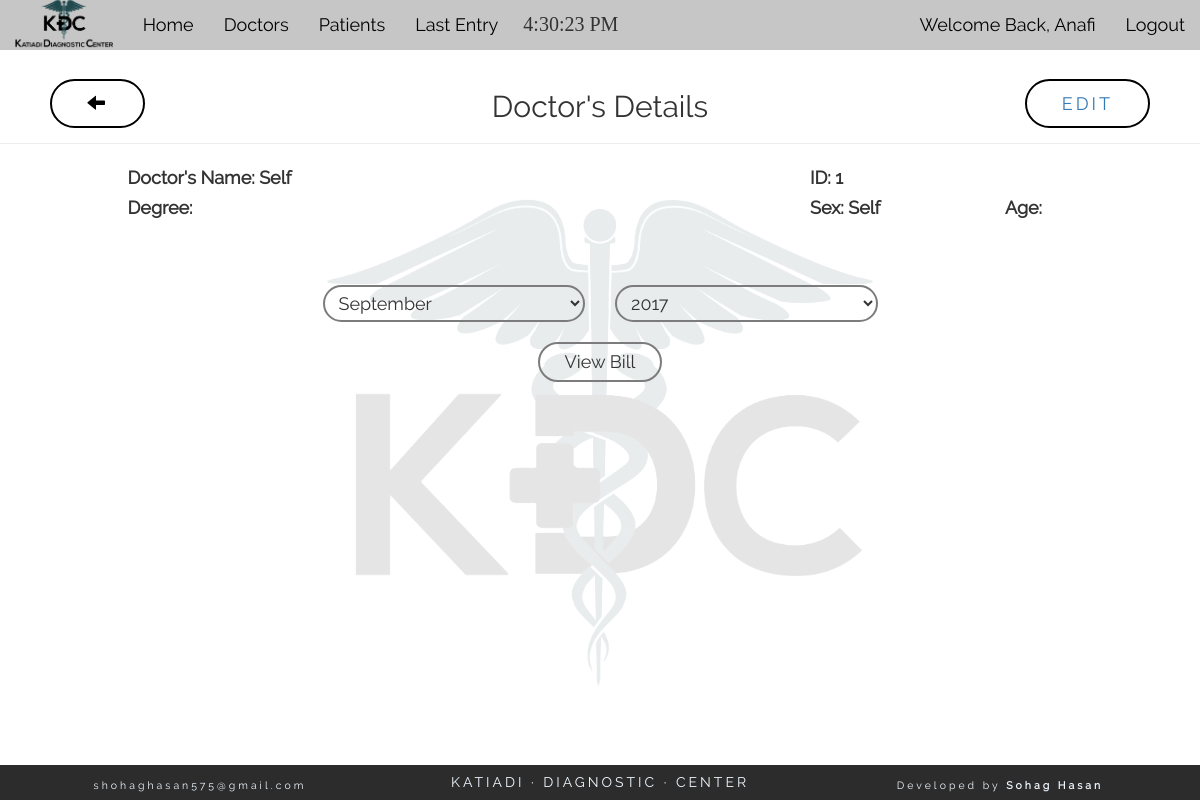
Before: /doc_details.php?d=1 (signed in) with the older database file.
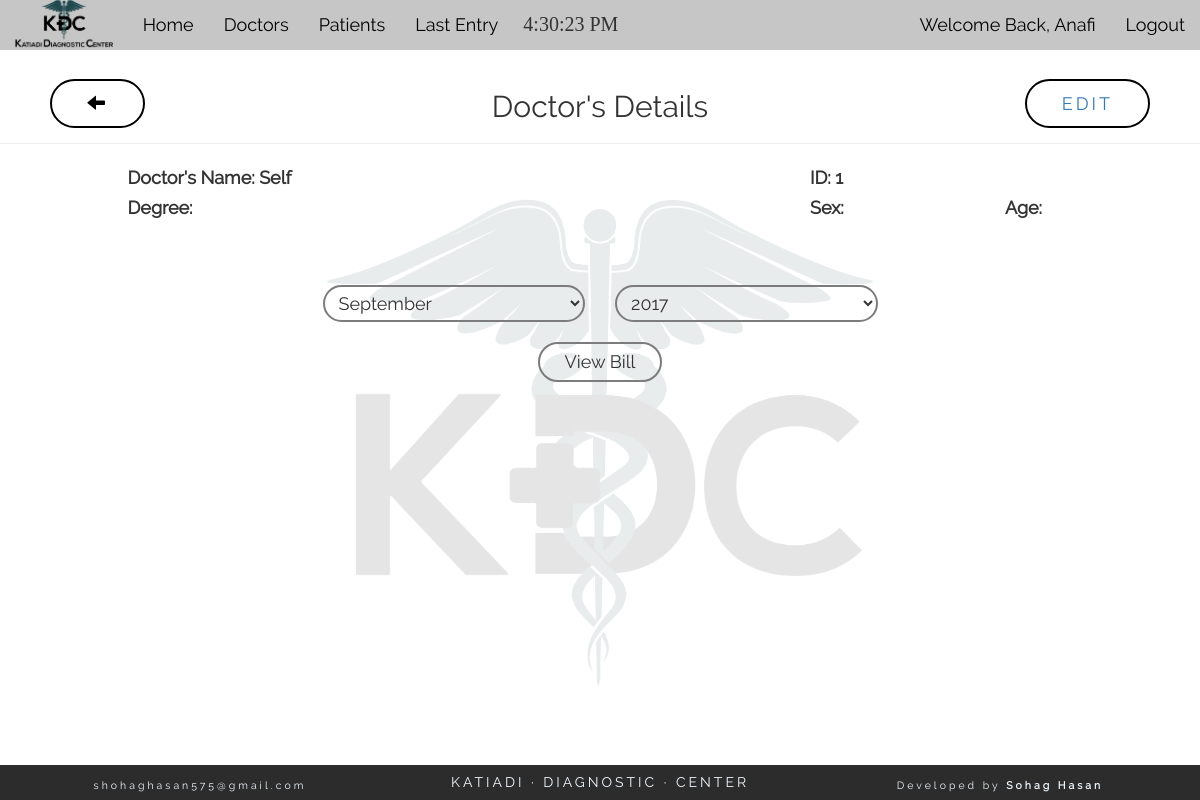
After: the same page with the newer database file.
### tables this page shows
CREATE TABLE "doctor" (
	`doctor_id`	INTEGER NOT NULL PRIMARY KEY AUTOINCREMENT,
	`d_name`	varchar(200) NOT NULL,
	`age`	int(11) NOT NULL,
	`sex`	varchar(15) NOT NULL,
	`degree`	varchar(200) NOT NULL,
	`status`	int(1) NOT NULL
);

### doc_details.php (the view, shortened to what this page needs)
<?php
	if(isset($_SESSION['username'])){
	require('config.php');
	$id=$_GET['d'];
	$sel= "SELECT * FROM doctor WHERE doctor_id='$id'";
	$res= $db->query($sel);
	$data=$res-> fetchArray(SQLITE3_ASSOC);
?>
<section class="container-fluid">
	<div class="row" style="position: relative;">
	<h2 class="title text-center">Doctor's Details</h2>
	<hr><div class="col-md-12">
			<a class="edit_button<?php if($_SESSION['role']!=='boss'){echo(' btn hidden');} ?>" href="doc_edit.php?d=<?php echo $id; ?>">edit</a>
			<a class="back_button" href="javascript: history.go(-1)"><span class="glyphicon glyphicon-arrow-left" aria-hidden="true"></span></a>
		</div>
		<div class="col-md-12">
		<div class="col-md-1"></div>
			<div class="col-md-7">
			<label for=""> Doctor's Name: <?php echo $data['d_name']; ?></label>
			</div>
			<div class="col-md-3">
			<label for="">ID: <?php echo $data['doctor_id']; ?></label>
			</div>
		</div>
		<div class="col-md-12">
		<div class="col-md-1"></div>
			<div class="col-md-7">
			<label for="">Degree: <?php echo $data['degree']; ?></label>
			</div>
			<div class="col-md-2 text-capitalize">
			<label for="">Sex: <?php echo $data['sex']; ?></label>
			</div>
			<div class="col-md-2">
			<label for=""> Age: <?php echo $data['age']; ?></label>
			</div>
		</div>
		<?php if($_SESSION['role']=='boss'){ ?>
		<div class="col-md-12" style="margin-top: 60px;">
			<form method="post">
				<div class="col-md-3">
				</div>
				<div class="col-md-3 form_row">
					<select name="month" id="">
						<?php
						  $month = strtotime(date('Y').'-'.date('m').'-'.date('j').' - 12 months');
						  $end = strtotime(date('Y').'-'.date('m').'-'.date('j').' + 0 months');
						  while($month < $end){
							  $selected = (date('F', $month)==date('F'))? ' selected' :'';
							  echo '<option'.$selected.' value="'.date('F', $month).'">'.date('F', $month).'</option>'."\n\t\t\t\t\t\t";
							  $month = strtotime("+1 month", $month);
						  }
						?>
					</select>
				</div>
				<div class="col-md-3 form_row">
					<select name="year" id="">
					<?php
						$starting_year  =date('Y', strtotime('-5 year'));
						 $ending_year = date('Y', strtotime('+5 year'));
						 $current_year = date('Y');
						 for($starting_year; $starting_year <= $ending_year; $starting_year++) {
							 echo '<option value="'.$starting_year.'"';
							 if( $starting_year ==  $current_year ) {
									echo ' selected="selected"';
							 }
							 echo ' >'.$starting_year.'</option>';
						 }
					?>
					</select>
				</div>
				<div class="col-md-3"></div>
				<div class="col-md-12 text-center" style="margin-top: 20px;"><input type="submit" id="go" value="View Bill"></div>
			</form>
		</div>
		<?php } ?>
	</div>
</section>
	<?php get_footer();
	}else{
		header('location: login.php');
	} ?>

Changed rows visible on the page:
changed doctor "Self": sex "Self" → (not shown)
